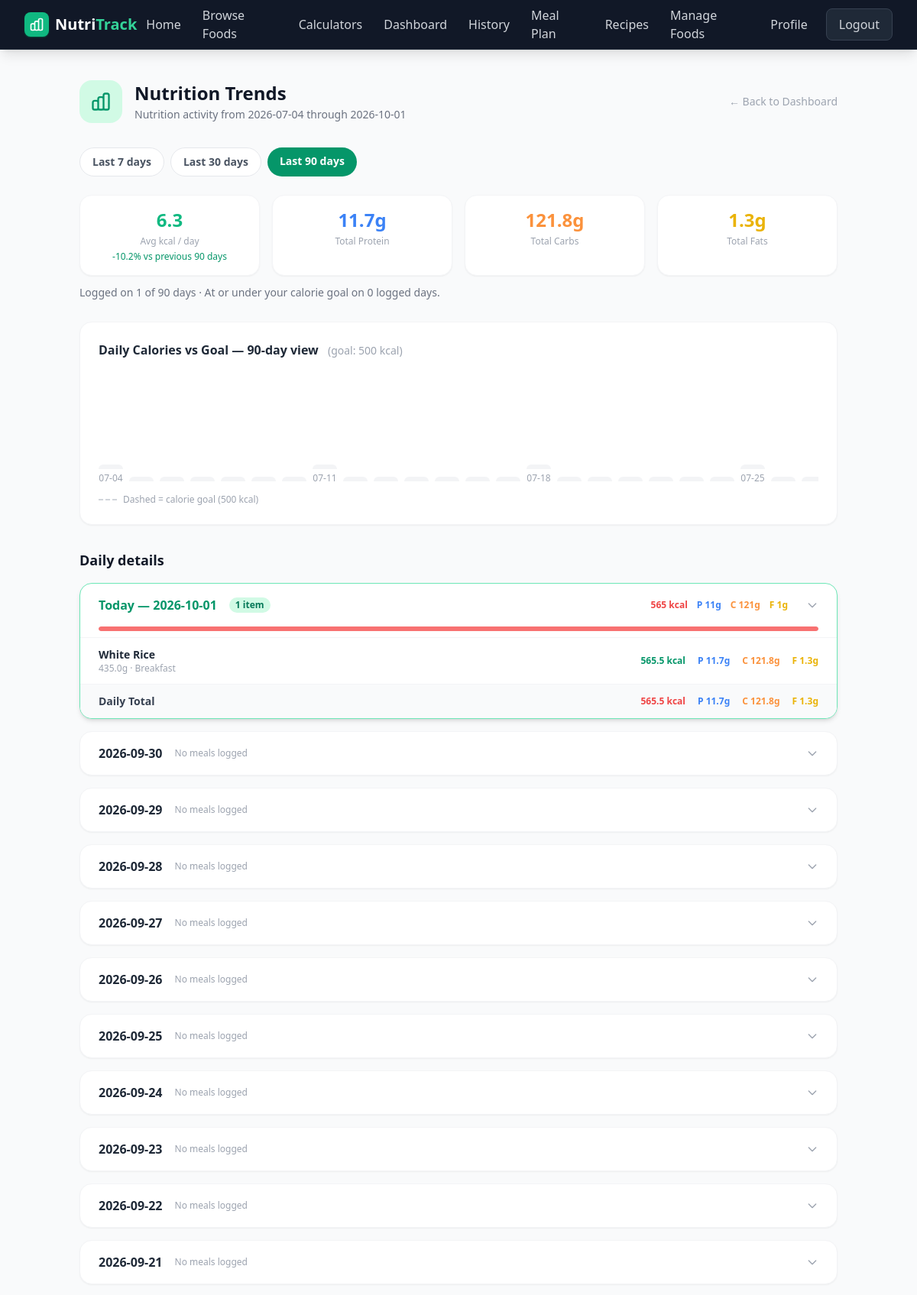
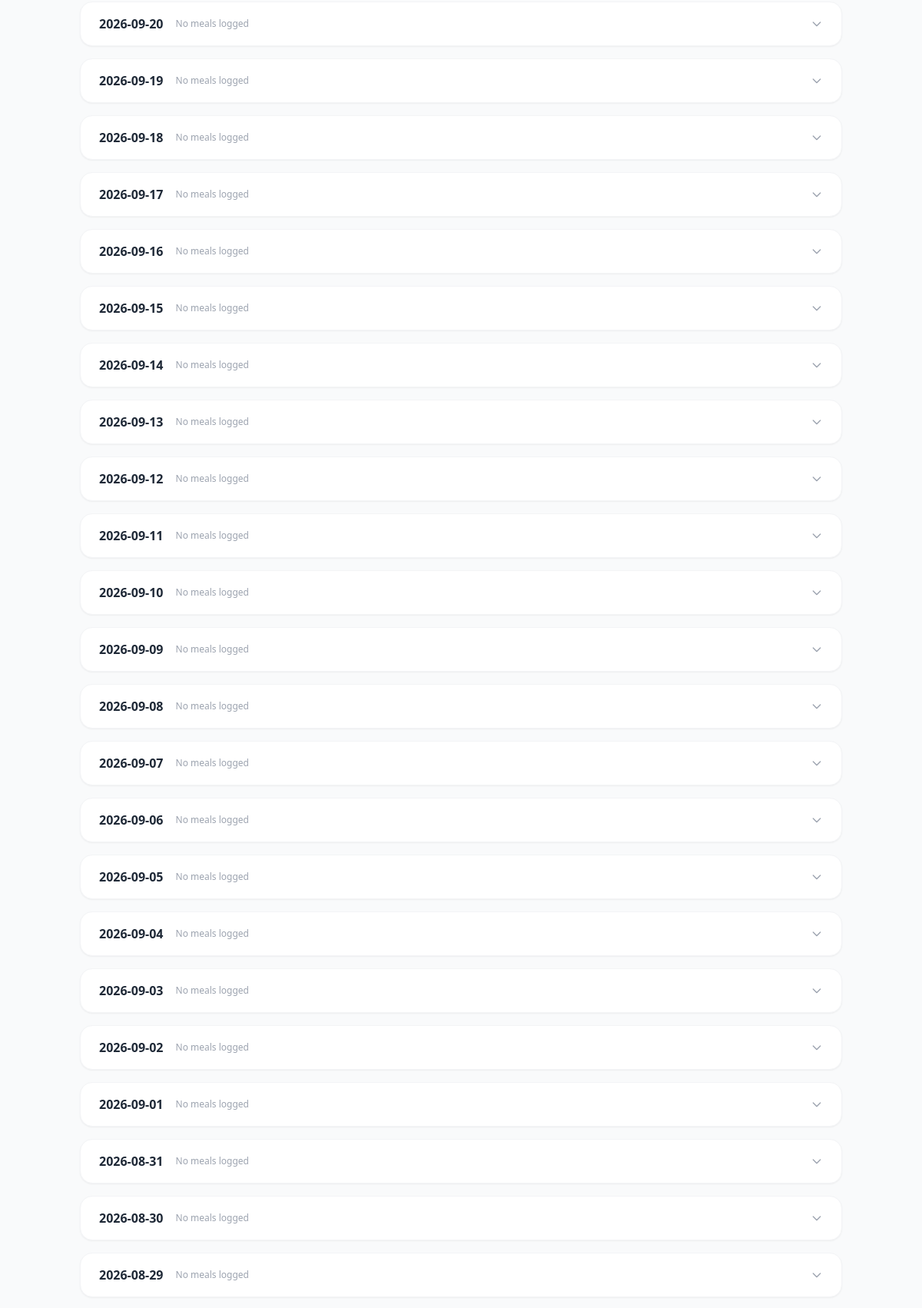
Screenshot of /history?period=90 (signed in, upper part) with the database file from the repository (2 pictures, top to bottom).
### tables this page shows
CREATE TABLE users (
                id INTEGER PRIMARY KEY AUTOINCREMENT,
                username TEXT UNIQUE NOT NULL,
                email TEXT UNIQUE NOT NULL,
                password TEXT NOT NULL
            , calorie_goal INTEGER DEFAULT 2000, reminder_enabled INTEGER NOT NULL DEFAULT 0, reminder_time TEXT NOT NULL DEFAULT '20:00');

CREATE TABLE food_logs (
                id INTEGER PRIMARY KEY AUTOINCREMENT,
                user_id INTEGER NOT NULL,
                food_id INTEGER NOT NULL,
                grams REAL NOT NULL,
                meal_type TEXT NOT NULL DEFAULT 'Snack',
                date TEXT NOT NULL,
                logged_at DATETIME DEFAULT CURRENT_TIMESTAMP, client_id TEXT,
                FOREIGN KEY (user_id) REFERENCES users(id),
                FOREIGN KEY (food_id) REFERENCES foods(id)
            );

CREATE TABLE foods (
                id INTEGER PRIMARY KEY AUTOINCREMENT,
                name TEXT NOT NULL,
                calories REAL NOT NULL,
                protein REAL NOT NULL,
                carbs REAL NOT NULL,
                fats REAL NOT NULL,
                category TEXT NOT NULL,
                description TEXT
            , external_code TEXT, source TEXT NOT NULL DEFAULT 'local');

### app.py (the view)
@app.route("/history")
@login_required
def history():
    db = get_db()
    user = db.execute("SELECT calorie_goal FROM users WHERE id=?", [session["user_id"]]).fetchone()
    calorie_goal = user["calorie_goal"] if user and user["calorie_goal"] else 2000
    today = date.today()
    requested_period = request.args.get("period", type=int)
    period = requested_period if requested_period in {7, 30, 90} else 7
    current_start = today - timedelta(days=period - 1)
    previous_start = current_start - timedelta(days=period)
    current_dates = [
        (current_start + timedelta(days=offset)).isoformat()
        for offset in range(period)
    ]
    previous_dates = [
        (previous_start + timedelta(days=offset)).isoformat()
        for offset in range(period)
    ]
    rows = db.execute("""
        SELECT fl.date, fl.grams, fl.meal_type,
               f.name, f.calories, f.protein, f.carbs, f.fats
        FROM food_logs fl
        JOIN foods f ON fl.food_id = f.id
        WHERE fl.user_id = ? AND fl.date BETWEEN ? AND ?
        ORDER BY fl.date ASC, fl.logged_at ASC
    """, [session["user_id"], previous_dates[0], today.isoformat()]).fetchall()
    current_days = {}
    previous_days = {}
    for d in current_dates:
        current_days[d] = {
            "date": d, "logs": [], "calories": 0, "protein": 0, "carbs": 0, "fats": 0
        }
    for d in previous_dates:
        previous_days[d] = {
            "date": d, "logs": [], "calories": 0, "protein": 0, "carbs": 0, "fats": 0
        }
    for row in rows:
        d = row["date"]
        if d in current_days:
            day_group = current_days
        elif d in previous_days:
            day_group = previous_days
        else:
            continue
        factor = row["grams"] / 100
        day_group[d]["logs"].append({
            "name": row["name"],
            "grams": row["grams"],
            "meal_type": row["meal_type"],
            "calories": round(row["calories"] * factor, 1),
            "protein": round(row["protein"] * factor, 1),
            "carbs": round(row["carbs"] * factor, 1),
            "fats": round(row["fats"] * factor, 1),
        })
        day_group[d]["calories"] = round(day_group[d]["calories"] + row["calories"] * factor, 1)
        day_group[d]["protein"] = round(day_group[d]["protein"] + row["protein"] * factor, 1)
        day_group[d]["carbs"] = round(day_group[d]["carbs"] + row["carbs"] * factor, 1)
        day_group[d]["fats"] = round(day_group[d]["fats"] + row["fats"] * factor, 1)
    current_day_list = [current_days[d] for d in current_dates]
    previous_day_list = [previous_days[d] for d in previous_dates]
    week_totals = {
        "calories": round(sum(day["calories"] for day in current_day_list), 1),
        "protein": round(sum(day["protein"] for day in current_day_list), 1),
        "carbs": round(sum(day["carbs"] for day in current_day_list), 1),
        "fats": round(sum(day["fats"] for day in current_day_list), 1),
        "avg_calories": round(sum(day["calories"] for day in current_day_list) / period, 1),
        "days_with_logs": sum(bool(day["logs"]) for day in current_day_list),
        "goal_days": sum(0 < day["calories"] <= calorie_goal for day in current_day_list),
    }
    previous_average = sum(day["calories"] for day in previous_day_list) / period
    week_totals["previous_avg_calories"] = round(previous_average, 1)
    week_totals["average_change_pct"] = (
        round((week_totals["avg_calories"] - previous_average) / previous_average * 100, 1)
        if previous_average > 0 else None
    )
    return render_template("history.html",
        days=current_day_list,
        week_totals=week_totals,
        calorie_goal=calorie_goal,
        today=today.isoformat(),
        period=period,
        periods=(7, 30, 90),
        start_date=current_dates[0],
        end_date=current_dates[-1],
    )

### app.py (called while the page is built)
def get_db():
    db = getattr(g, "_database", None)
    if db is None:
        db = g._database = sqlite3.connect(DATABASE)
        db.row_factory = sqlite3.Row
    return db

@app.teardown_appcontext
def close_connection(exception):
    db = getattr(g, "_database", None)
    if db is not None:
        db.close()

def login_required(f):
    from functools import wraps
    @wraps(f)
    def decorated(*args, **kwargs):
        if "user_id" not in session:
            flash("Please log in to access this page.", "warning")
            return redirect(url_for("login"))
        return f(*args, **kwargs)
    return decorated

### templates/history.html (shortened to what this page needs)
{% extends "base.html" %}
{% block content %}
<div class="max-w-5xl mx-auto px-4 py-10">
  <div class="mb-8 flex flex-col sm:flex-row sm:items-center sm:justify-between gap-4">
    <div class="flex items-center gap-4">
      <div class="w-14 h-14 rounded-2xl bg-emerald-100 flex items-center justify-center text-emerald-600">
      </div>
      <div>
        <h1 class="text-2xl font-extrabold text-gray-900">Nutrition Trends</h1>
        <p class="text-gray-500 text-sm mt-0.5">Nutrition activity from {{ start_date }} through {{ end_date }}</p>
      </div>
    </div>
    <a href="/dashboard" class="text-sm text-gray-400 hover:text-emerald-600 transition-colors self-start sm:self-auto">
      &larr; Back to Dashboard
    </a>
  </div>
  <nav class="flex flex-wrap gap-2 mb-6" aria-label="Select history period">
    {% for option in periods %}
    <a href="{{ url_for('history', period=option) }}"
       class="rounded-full px-4 py-2 text-sm font-semibold transition-colors {% if period == option %}bg-emerald-600 text-white{% else %}bg-white border border-gray-200 text-gray-600 hover:border-emerald-300{% endif %}">
      Last {{ option }} days
    </a>
    {% endfor %}
  </nav>
  <div class="grid grid-cols-2 sm:grid-cols-4 gap-4 mb-8">
    <div class="bg-white rounded-2xl border border-gray-100 shadow-sm p-4 text-center">
      <div class="text-2xl font-extrabold text-emerald-500">{{ week_totals.avg_calories }}</div>
      <div class="text-xs text-gray-400 mt-1 font-medium">Avg kcal / day</div>
      {% if week_totals.average_change_pct is not none %}
      <div class="text-xs mt-1 {% if week_totals.average_change_pct > 0 %}text-orange-500{% elif week_totals.average_change_pct < 0 %}text-emerald-600{% else %}text-gray-400{% endif %}">
        {{ '+' if week_totals.average_change_pct > 0 }}{{ week_totals.average_change_pct }}% vs previous {{ period }} days
      </div>
      {% endif %}
    </div>
    <div class="bg-white rounded-2xl border border-gray-100 shadow-sm p-4 text-center">
      <div class="text-2xl font-extrabold text-blue-500">{{ week_totals.protein }}g</div>
      <div class="text-xs text-gray-400 mt-1 font-medium">Total Protein</div>
    </div>
    <div class="bg-white rounded-2xl border border-gray-100 shadow-sm p-4 text-center">
      <div class="text-2xl font-extrabold text-orange-400">{{ week_totals.carbs }}g</div>
      <div class="text-xs text-gray-400 mt-1 font-medium">Total Carbs</div>
    </div>
    <div class="bg-white rounded-2xl border border-gray-100 shadow-sm p-4 text-center">
      <div class="text-2xl font-extrabold text-yellow-500">{{ week_totals.fats }}g</div>
      <div class="text-xs text-gray-400 mt-1 font-medium">Total Fats</div>
    </div>
  </div>
  <p class="text-sm text-gray-500 -mt-5 mb-7">
    Logged on {{ week_totals.days_with_logs }} of {{ period }} days ·
    At or under your calorie goal on {{ week_totals.goal_days }} logged days.
  </p>
  <div class="bg-white rounded-2xl border border-gray-100 shadow-sm p-6 mb-8">
    <h2 class="text-base font-bold text-gray-800 mb-5">Daily Calories vs Goal — {{ period }}-day view
      <span class="ml-2 text-sm font-normal text-gray-400">(goal: {{ calorie_goal }} kcal)</span>
    </h2>
    <div class="overflow-x-auto">
    <div class="flex items-end justify-start gap-2 h-36 min-w-max">
      {% for day in days %}
        {% set pct = [day.calories / calorie_goal * 100, 100]|min|int if calorie_goal > 0 else 0 %}
        {% set bar_h = [pct, 5]|max %}
        <div class="flex flex-col items-center flex-shrink-0 gap-1 w-8">
          <div class="w-full flex items-end justify-center" style="height:90px">
            <div class="w-full rounded-t-lg transition-all
              {% if day.calories == 0 %}bg-gray-100
              {% elif day.calories > calorie_goal %}bg-red-400
              {% elif pct > 80 %}bg-yellow-400
              {% else %}bg-emerald-500{% endif %}"
              style="height: {% if day.calories == 0 %}6px{% else %}{{ bar_h }}%{% endif %}">
            </div>
          </div>
          <div class="text-xs text-gray-400 font-medium whitespace-nowrap">
            {% if day.date == today %}
              <span class="text-emerald-600 font-bold">Today</span>
            {% elif period == 7 or loop.index0 % 7 == 0 %}
              {{ day.date[5:] }}
            {% endif %}
          </div>
        </div>
      {% endfor %}
    </div>
    </div>
    <div class="mt-3 flex items-center gap-2 text-xs text-gray-400">
      <div class="w-6 h-0.5 bg-dashed border-t-2 border-dashed border-gray-300"></div>
      <span>Dashed = calorie goal ({{ calorie_goal }} kcal)</span>
    </div>
  </div>
  <h2 class="text-lg font-bold text-gray-900 mb-4">Daily details</h2>
  <div class="space-y-4">
    {% for day in days | reverse %}
      {% set is_today = day.date == today %}
      {% set goal_pct = [day.calories / calorie_goal * 100, 100]|min|int if calorie_goal > 0 else 0 %}
      <div class="bg-white rounded-2xl border {% if is_today %}border-emerald-300 shadow-md{% else %}border-gray-100 shadow-sm{% endif %} overflow-hidden">
        <button onclick="toggleDay('day-{{ day.date }}')"
          class="w-full flex items-center justify-between px-6 py-4 text-left hover:bg-gray-50 transition-colors">
          <div class="flex items-center gap-4">
            <div class="text-base font-bold {% if is_today %}text-emerald-600{% else %}text-gray-800{% endif %}">
              {% if is_today %}Today — {% endif %}
              {{ day.date }}
            </div>
            {% if day.logs|length == 0 %}
              <span class="text-xs text-gray-400 font-medium">No meals logged</span>
            {% else %}
              <span class="text-xs bg-emerald-100 text-emerald-700 font-semibold px-2 py-0.5 rounded-full">
                {{ day.logs|length }} item{{ 's' if day.logs|length != 1 }}
              </span>
            {% endif %}
          </div>
          <div class="flex items-center gap-6">
            {% if day.calories > 0 %}
              <div class="hidden sm:flex items-center gap-3 text-xs font-semibold">
                <span class="{% if day.calories > calorie_goal %}text-red-500{% else %}text-emerald-600{% endif %}">
                  {{ day.calories|int }} kcal
                </span>
                <span class="text-blue-500">P {{ day.protein|int }}g</span>
                <span class="text-orange-400">C {{ day.carbs|int }}g</span>
                <span class="text-yellow-500">F {{ day.fats|int }}g</span>
              </div>
            {% endif %}
            <svg class="w-4 h-4 text-gray-400 transition-transform" id="chevron-day-{{ day.date }}"
              fill="none" stroke="currentColor" viewBox="0 0 24 24">
              <path stroke-linecap="round" stroke-linejoin="round" stroke-width="2" d="M19 9l-7 7-7-7"/>
            </svg>
          </div>
        </button>
        {% if day.calories > 0 %}
          <div class="px-6 pb-2">
            <div class="h-1.5 bg-gray-100 rounded-full overflow-hidden">
              <div class="h-1.5 rounded-full {% if day.calories > calorie_goal %}bg-red-400{% elif goal_pct > 80 %}bg-yellow-400{% else %}bg-emerald-500{% endif %}"
                style="width: {{ goal_pct }}%"></div>
            </div>
          </div>
        {% endif %}
        <div id="day-{{ day.date }}" class="{% if not is_today %}hidden{% endif %} border-t border-gray-100">
          {% if day.logs|length == 0 %}
            <p class="px-6 py-5 text-sm text-gray-400 text-center">Nothing logged this day.</p>
          {% else %}
            <div class="divide-y divide-gray-50">
              {% for entry in day.logs %}
                <div class="px-6 py-3 flex items-center justify-between">
                  <div>
                    <div class="text-sm font-semibold text-gray-800">{{ entry.name }}</div>
                    <div class="text-xs text-gray-400">{{ entry.grams }}g &middot;
                      <span class="capitalize">{{ entry.meal_type }}</span>
                    </div>
                  </div>
                  <div class="flex items-center gap-4 text-xs font-semibold text-right">
                    <span class="text-emerald-600">{{ entry.calories }} kcal</span>
                    <span class="text-blue-500 hidden sm:inline">P {{ entry.protein }}g</span>
                    <span class="text-orange-400 hidden sm:inline">C {{ entry.carbs }}g</span>
                    <span class="text-yellow-500 hidden sm:inline">F {{ entry.fats }}g</span>
                  </div>
                </div>
              {% endfor %}
            </div>
            <div class="px-6 py-3 bg-gray-50 flex items-center justify-between text-sm font-bold text-gray-700 border-t border-gray-100">
              <span>Daily Total</span>
              <div class="flex gap-4 text-xs font-bold">
                <span class="{% if day.calories > calorie_goal %}text-red-500{% else %}text-emerald-600{% endif %}">{{ day.calories }} kcal</span>
                <span class="text-blue-500 hidden sm:inline">P {{ day.protein }}g</span>
                <span class="text-orange-400 hidden sm:inline">C {{ day.carbs }}g</span>
                <span class="text-yellow-500 hidden sm:inline">F {{ day.fats }}g</span>
              </div>
            </div>
          {% endif %}
        </div>
      </div>
    {% endfor %}
  </div>
</div>
{% endblock %}

### rows the page displays
users: calorie_goal "500"
food_logs: name "White Rice", grams "435.0", meal_type "Breakfast", calories "565.5", protein "11.7", carbs "121.8", fats "1.3"

### other values shown
{{ start_date }} "2026-07-04"
{{ end_date }} "2026-10-01"
{{ option }} "7" "30" "90"
{{ week_totals.avg_calories }} "6.3"
{{ week_totals.average_change_pct }} "-10.2"
{{ period }} "90"
{{ week_totals.protein }} "11.7"
{{ week_totals.carbs }} "121.8"
{{ week_totals.fats }} "1.3"
{{ week_totals.days_with_logs }} "1"
{{ week_totals.goal_days }} "0"
{{ day.date[5:] }} "07-04" "07-11" "07-18" "07-25"
{{ day.date }} "2026-10-01" "2026-09-30" "2026-09-29" "2026-09-28" "2026-09-27" "2026-09-26" "2026-09-25" "2026-09-24" "2026-09-23" "2026-09-22" "2026-09-21" "2026-09-20" "2026-09-19" "2026-09-18" "2026-09-17" "2026-09-16" "2026-09-15" "2026-09-14" "2026-09-13" "2026-09-12" "2026-09-11" "2026-09-10" "2026-09-09" "2026-09-08" "2026-09-07" "2026-09-06" "2026-09-05" "2026-09-04" "2026-09-03" "2026-09-02" "2026-09-01" "2026-08-31" "2026-08-30" "2026-08-29"
{{ day.logs|length }} "1"
{{ day.calories|int }} "565"
